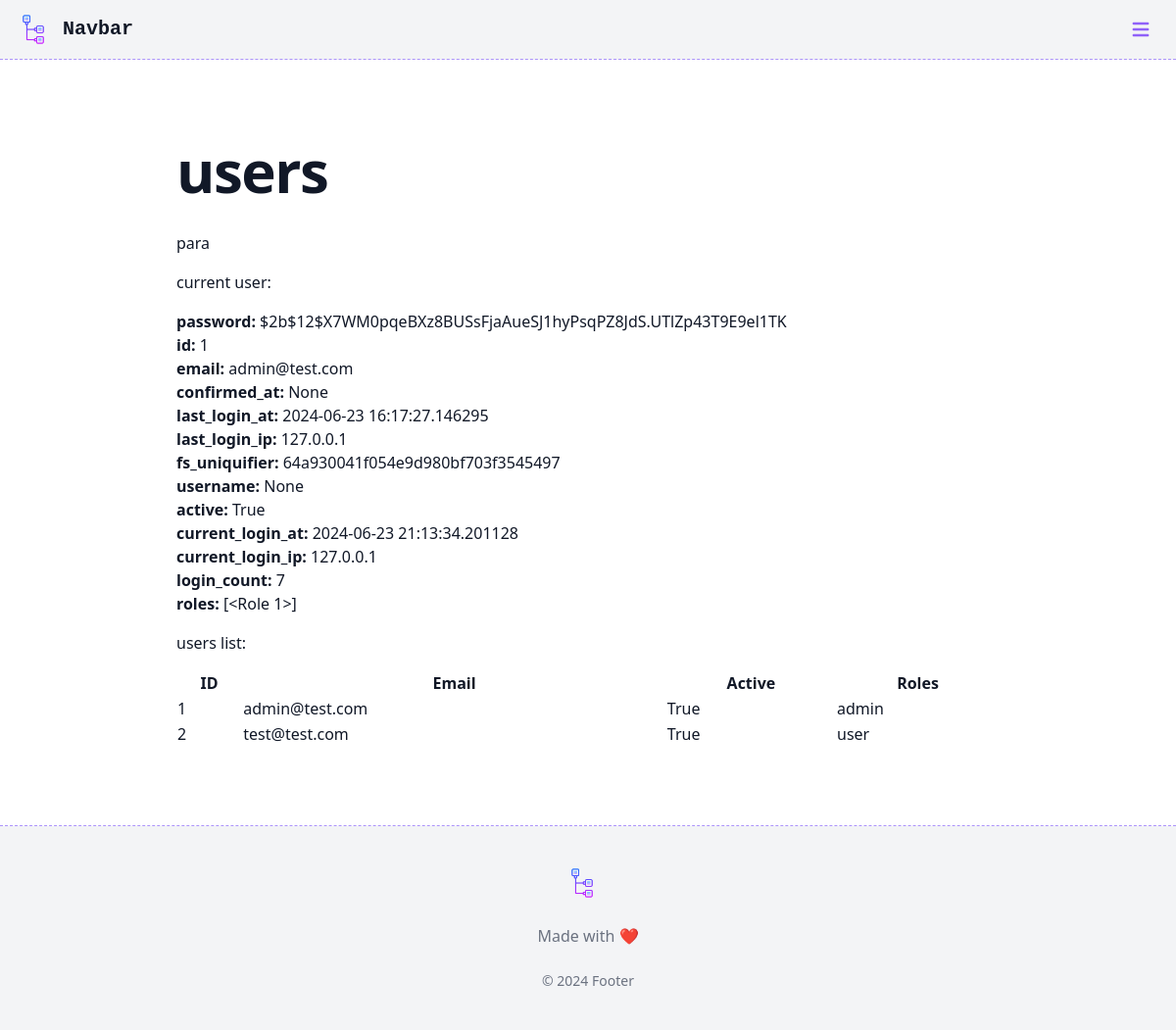
Screenshot of /users (signed in) with the database file from the repository.
### app/models.py (models this page shows)
class User(db.Model, UserMixin):
    id = db.Column(db.Integer, primary_key=True)
    email = db.Column(db.String(255), unique=True)
    username = db.Column(db.String(150), unique=True)
    password = db.Column(db.String(150), nullable=False)
    active = db.Column(db.Boolean())
    confirmed_at = db.Column(db.DateTime())
    current_login_at = db.Column(db.DateTime())
    last_login_at = db.Column(db.DateTime())
    current_login_ip = db.Column(db.String(100))
    last_login_ip = db.Column(db.String(100))
    login_count = db.Column(db.Integer())
    fs_uniquifier = db.Column(db.String(64), unique=True, nullable=False, default=lambda: str(uuid.uuid4()))
    roles = db.relationship('Role', secondary=roles_users, backref=db.backref('users', lazy='dynamic'))

class Role(db.Model, RoleMixin):
    id = db.Column(db.Integer, primary_key=True)
    name = db.Column(db.String(80), unique=True)
    description = db.Column(db.String(255))

### app/routes.py (the view)
@routes_blueprint.route('/users', methods=['GET'])
@roles_required('admin')
@login_required
def users():
    users = User.query.all()
    return render_template('users.html', users=users)

### app/factory.py (called while the page is built)
def create_app():
    app = Flask(__name__)
    env = os.getenv('FLASK_ENV', 'default')
    print("Environment set by .ENV: " + env)
    app.config.from_object(config[env])
    app.secret_key = app.config['SECRET_KEY']
    db.init_app(app)
    security = Security(app, user_datastore)
    show_config = False
    with app.app_context():
        if app.config['DEBUG'] & show_config:
            Config.print_config(app)
    @app.context_processor
    def inject_user():
        return dict(current_user=current_user)
    from . import routes
    app.register_blueprint(routes.routes_blueprint)
    return app

### app/templates/users.html (shortened to what this page needs)
{% extends "base.html" %}
{% block content %}
<div id="users" class="flex flex-col gap-4 mb-8 w-5/6 2xl:w-1/2">
{% from "macros.html" import h1 %}
  {{ h1('users') }}
 	<p>para</p>
    <h2>current user:</h2>
     <ul>
        {% for attribute, value in current_user.__dict__.items() if not attribute.startswith('_') %}
            <li><strong>{{ attribute }}:</strong> {{ value }}</li>
        {% endfor %}
    </ul>
    <h2>users list:</h2>
     <table>
        <thead>
            <tr>
                <th>ID</th>
                <th>Email</th>
                <th>Active</th>
                <th>Roles</th>
            </tr>
        </thead>
        <tbody>
            {% for user in users %}
                <tr>
                    <td>{{ user.id }}</td>
                    <td>{{ user.email }}</td>
                    <td>{{ user.active }}</td>
                    <td>{% for role in user.roles %}{{ role.name }}{% endfor %}</td>
                </tr>
            {% endfor %}
        </tbody>
    </table>
</div>
{% endblock %}

### app/templates/base.html (shortened to what this page needs)
<!DOCTYPE html>
<html>
<head>
    <link rel="stylesheet" href="{{url_for('static',filename='dist/css/output.css')}}">
</head>
<body>
    {% block navbar %}
    <nav class="border-b border-purple-400 border-dashed font-mono bg-gray-100 border-gray-200 px-2 sm:px-4 py-2.5 dark:bg-gray-900 fixed h-fit w-full">
        <div class="flex flex-wrap items-center justify-between">
            <a href="{{ url_for('routes.index') }}" class="flex items-center">
               <img src="{{url_for('static',filename='logo.png')}}" class="h-6 mr-3 sm:h-9" alt="Logo">
                <span class="self-center text-xl text-gray-900 font-semibold whitespace-nowrap dark:text-white">
                    Navbar
                </span>
            </a>
            <button data-collapse-toggle="navbar-cta" type="button"
            class="inline-flex text-purple-500 items-center p-2 text-sm rounded-lg xl:hidden hover:bg-gray-700 focus:outline-none focus:ring-2 focus:ring-gray-200 dark:text-purple-500 dark:hover:bg-gray-700 dark:focus:ring-gray-600"
            aria-controls="navbar-cta" aria-expanded="false">
                <svg class="w-6 h-6" aria-hidden="true" fill="currentColor" viewBox="0 0 20 20"
                    xmlns="http://www.w3.org/2000/svg">
                    <path fill-rule="evenodd"
                        d="M3 5a1 1 0 011-1h12a1 1 0 110 2H4a1 1 0 01-1-1zM3 10a1 1 0 011-1h12a1 1 0 110 2H4a1 1 0 01-1-1zM3 15a1 1 0 011-1h12a1 1 0 110 2H4a1 1 0 01-1-1z"
                        clip-rule="evenodd"></path>
                </svg>
            </button>
        </div>
    </nav>
    {% endblock %}
    <section id="main" style="min-height: 80vh;"  class="w-full py-12 pt-36 border-b border-purple-400 border-dashed flex flex-col items-center dark:bg-gray-800 text-gray-900 dark:text-gray-100 min-h-screen lg:px-24">
        {% block content %}
        {% endblock %}
    </section>
    <footer>
        <footer class="py-18 bg-gray-100 xl:p-8 lg:p-10 dark:bg-gray-900">
            <div class="mx-auto flex flex-col max-w-screen-xl items-center text-center">
                <a href="#" class="flex w-fit justify-center items-center text-2xl font-semibold text-gray-900 dark:text-white">
                    <img src="{{url_for('static',filename='logo.png')}}" class="h-6 mr-3 sm:h-9" alt="Logo">
                </a>
                <p class="my-6 text-gray-500 dark:text-gray-400">
                    Made with <span class="text-red-700"> &#10084;</span>
                </p>
                <span class="text-sm text-gray-500 sm:text-center dark:text-gray-400">© 2024 <a href="#" class="hover:underline">Footer</a></span>
            </div>
          </footer>
    </footer>
    </body>
</html>

### app/templates/macros.html (shortened to what this page needs)
{% macro h1(text) %}
<h1 class="mb-4 text-4xl font-extrabold leading-none tracking-tight text-gray-900 md:text-5xl lg:text-6xl dark:text-white">
    {{ text }}</h1>
{% endmacro %}

### rows the page displays
User: attribute "password", password "$2b$12$X7WM0pqeBXz8BUSsFjaAueSJ1hyPsqPZ8JdS.UTlZp43T9E9el1TK", attribute "email", email "admin@test.com", attribute "last_login_ip", last_login_ip "127.0.0.1", attribute "fs_uniquifier", fs_uniquifier "64a930041f054e9d980bf703f3545497", attribute "current_login_ip", current_login_ip "127.0.0.1", id "1", active "True"
Role: name "admin"
User: id "2", email "test@test.com", active "True"
Role: name "user"

### other values shown
{{ text }} "users"
{{ attribute }} "id" "confirmed_at" "last_login_at" "username" "active" "current_login_at" "login_count" "roles"
{{ value }} "1" "None" "2024-06-23 16:17:27.146295" "None" "True" "2024-06-23 21:13:34.201128" "7" "[<Role 1>]"
